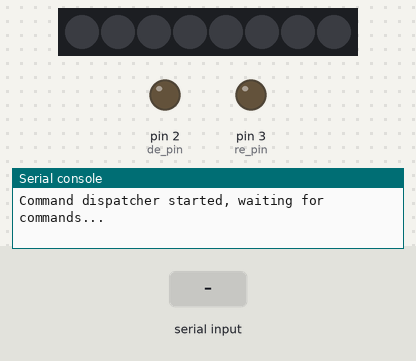
This program was run on a simulated MicroPython board. Shown: 8 RGB LEDs in strip order, left to right, output pins drawn as LEDs (lit = HIGH), the last lines printed to the serial console. The inputs (shaded band) are chosen by the test bench.

Above: at 1.2 s.
1.3 s: "LED\n" received over the second serial link
At 1.8 s:
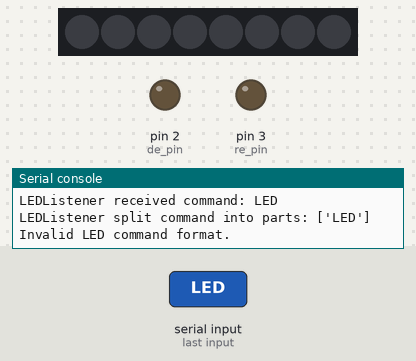
2.8 s: "INPUT\n" received over the second serial link
At 3.7 s:
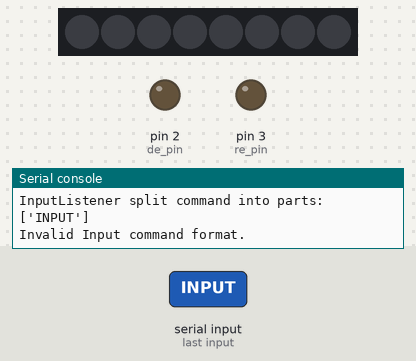
4.3 s: "#\n" received over the second serial link
At 5.3 s:
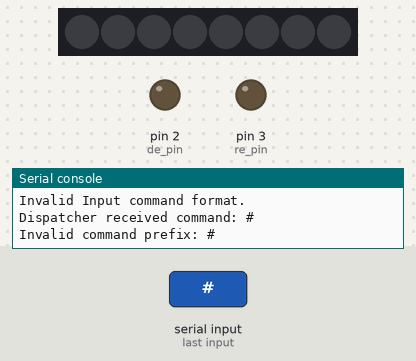
Timing chart, 0 to 7.3 s (numbered marks = the images above; inputs shaded):
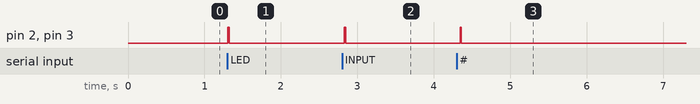

The program:

mainapp.py
```python
import uasyncio as asyncio
from machine import Pin, UART, reset
import LEDListener
import InputListener

# Create the UART instance and the DE/RE control pins.
uart = UART(0, baudrate=57600, tx=Pin(0), rx=Pin(1))
de_pin = Pin(2, Pin.OUT)
re_pin = Pin(3, Pin.OUT)
# Set initial state to receive mode (DE low, RE low)
de_pin.value(0)
re_pin.value(0)

async def command_dispatcher():
    print("Command dispatcher started, waiting for commands...")
    while True:
        if uart.any():
            line = uart.readline()
            if line:
                try:
                    cmd = line.decode('utf-8').strip()  # type: ignore
                except Exception as e:
                    await LEDListener.uart_send(uart, de_pin, re_pin, "Error decoding command.\n")
                    print("Error decoding command:", e)
                    continue
                print("Dispatcher received command:", cmd)
                # Dispatch based on command prefix.
                if cmd.upper().startswith("LED"):
                    await LEDListener.process_command(uart, de_pin, re_pin, cmd)
                elif cmd.upper().startswith("INPUT"):
                    await InputListener.process_command(uart, de_pin, re_pin, cmd)
                else:
                    await LEDListener.uart_send(uart, de_pin, re_pin, "Invalid command prefix.\n")
                    print("Invalid command prefix:", cmd)
        await asyncio.sleep_ms(100)

async def main():
    asyncio.create_task(command_dispatcher())
    while True:
        await asyncio.sleep(1)

try:
    asyncio.run(main())
except KeyboardInterrupt:
    # Send a final message and reset the board.
    # (Note: In a KeyboardInterrupt handler you might not be able to await;
    # here we call uart.write() directly with DE/RE toggling if possible.)
    de_pin.value(1)
    re_pin.value(1)
    uart.write("Keyboard interrupt detected. Exiting.\n")
    de_pin.value(0)
    re_pin.value(0)
    print("Keyboard interrupt detected. Exiting program.")
    reset()
```

LEDListener.py
```python
import uasyncio as asyncio
from machine import Pin
from neopixel import NeoPixel

# Configuration constants for LEDListener.
WS2812_PIN = 10         # Neopixel data pin.
WS2812_COUNT = 8        # Total number of neopixels.

# Create the neopixel object.
np = NeoPixel(Pin(WS2812_PIN, Pin.OUT), WS2812_COUNT)

async def uart_send(uart, de_pin, re_pin, data):
    """
    Enable transmitter, send data, then revert to receive mode.
    """
    de_pin.value(1)
    re_pin.value(1)
    uart.write(data)
    await asyncio.sleep_ms(10)
    de_pin.value(0)
    re_pin.value(0)

async def process_command(uart, de_pin, re_pin, cmd):
    """
    Parse the command and set the specified LED to the specified colour.
    Expected command format (comma-separated):
         LED,<number>,<colour>
    where <number> is 1-8 and <colour> is either a 6-digit hex code (e.g., FF0000)
    or the word "OFF" (case-insensitive).
    After execution, it responds via UART with a message such as "LED 1 Red".
    """
    print("LEDListener received command:", cmd)
    parts = [p.strip() for p in cmd.split(",")]
    print("LEDListener split command into parts:", parts)

    if len(parts) != 3:
        await uart_send(uart, de_pin, re_pin, "Invalid LED command format. Use: LED,<number>,<colour>\n")
        print("Invalid LED command format.")
        return

    if parts[0].upper() != "LED":
        await uart_send(uart, de_pin, re_pin, "Invalid LED command. Must start with LED.\n")
        print("Command does not start with LED.")
        return

    try:
        led_num = int(parts[1])
    except ValueError:
        await uart_send(uart, de_pin, re_pin, "Invalid LED number.\n")
        print("Failed to convert LED number to int.")
        return

    if not (1 <= led_num <= WS2812_COUNT):
        await uart_send(uart, de_pin, re_pin, "LED number must be between 1 and {}\n".format(WS2812_COUNT))
        print("LED number out of range.")
        return

    hex_colour = parts[2]
    if hex_colour.startswith("#"):
        hex_colour = hex_colour[1:]
    print("Hex colour string after processing:", hex_colour)

    color_name = None
    if hex_colour.upper() == "FF0000":
        colour = (70, 0, 0)
        color_name = "Red"
    elif hex_colour.upper() == "00FF00":
        colour = (0, 20, 0)
        color_name = "Green"
    elif hex_colour.upper() == "0000FF":
        colour = (0, 0, 32)
        color_name = "Blue"
    else:
        if len(hex_colour) != 6:
            await uart_send(uart, de_pin, re_pin, "Invalid colour format. Must be 6 hex digits.\n")
            print("Invalid colour format, length not 6.")
            return
        try:
            r = int(hex_colour[0:2], 16)
            g = int(hex_colour[2:4], 16)
            b = int(hex_colour[4:6], 16)
        except ValueError:
            await uart_send(uart, de_pin, re_pin, "Invalid hex colour value.\n")
            print("Error converting hex colour to int.")
            return
        colour = (r, g, b)
        color_name = "#{:02X}{:02X}{:02X}".format(r, g, b)
    print("Computed colour:", colour)
    print("Color name for response:", color_name)

    # Set the specified LED (1-indexed to 0-indexed).
    np[led_num - 1] = colour  # type: ignore
    np.write()

    response = "LED {} {}".format(led_num, color_name)
    await uart_send(uart, de_pin, re_pin, response + "\n")
    print("LEDListener responding:", response)
```

InputListener.py
```python
import uasyncio as asyncio
from machine import Pin

# Configure input pins:
# StandardButtonPin for Input 1 on pin 14, EmergencyButtonPin for Input 2 on pin 12.
standard_button = Pin(14, Pin.IN, Pin.PULL_UP)   # Input 1
emergency_button = Pin(12, Pin.IN, Pin.PULL_UP)   # Input 2

async def uart_send(uart, de_pin, re_pin, data):
    """Enable transmitter, send data, then revert to receive mode."""
    de_pin.value(1)
    re_pin.value(1)
    uart.write(data)
    await asyncio.sleep_ms(10)
    de_pin.value(0)
    re_pin.value(0)

async def process_command(uart, de_pin, re_pin, cmd):
    """
    Process a command for input status.
    Expected command format (comma-separated):
         Input,<number>,Status
    where <number> is 1 or 2.
    Responds with "Input 1 on" or "Input 1 off" (and similarly for Input 2).
    """
    print("InputListener received command:", cmd)
    parts = [p.strip() for p in cmd.split(",")]
    print("InputListener split command into parts:", parts)

    if len(parts) != 3:
        await uart_send(uart, de_pin, re_pin, "Invalid Input command format. Use: Input,<number>,Status\n")
        print("Invalid Input command format.")
        return

    if parts[0].upper() != "INPUT":
        await uart_send(uart, de_pin, re_pin, "Invalid Input command. Must start with 'Input'.\n")
        print("Command does not start with 'Input'.")
        return

    if parts[2].upper() != "STATUS":
        await uart_send(uart, de_pin, re_pin, "Invalid Input command. Must end with 'Status'.\n")
        print("Command does not end with 'Status'.")
        return

    try:
        input_num = int(parts[1])
    except ValueError:
        await uart_send(uart, de_pin, re_pin, "Invalid input number.\n")
        print("Failed to convert input number to int.")
        return

    if input_num not in (1, 2):
        await uart_send(uart, de_pin, re_pin, "Input number must be 1 or 2.\n")
        print("Input number out of range.")
        return

    # Determine the state: active low (pressed returns 0, which we consider "on")
    if input_num == 1:
        state = "on" if standard_button.value() == 0 else "off"
    else:
        state = "on" if emergency_button.value() == 0 else "off"

    response = "Input {} {}".format(input_num, state)
    await uart_send(uart, de_pin, re_pin, response + "\n")
    print("InputListener responding:", response)
```

Measured:
- after the input at 1.3 s, pin 2 (de_pin), pin 3 (re_pin): LOW → HIGH at once, → LOW 0.02 s later
- after the input at 2.8 s, pin 2 (de_pin), pin 3 (re_pin): LOW → HIGH at once, → LOW 0.02 s later
- after the input at 4.3 s, pin 2 (de_pin), pin 3 (re_pin): LOW → HIGH after 0.05 s, → LOW 0.01 s later
